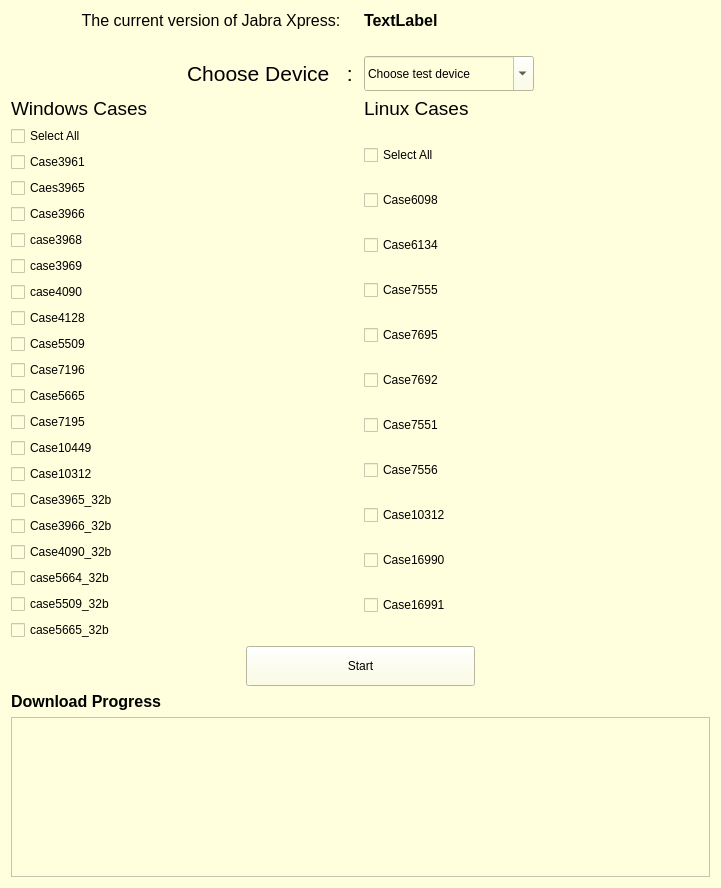
<?xml version="1.0" encoding="UTF-8"?>
<ui version="4.0">
 <class>JX_FW</class>
 <widget class="QWidget" name="JX_FW">
  <property name="geometry">
   <rect>
    <x>0</x>
    <y>0</y>
    <width>721</width>
    <height>888</height>
   </rect>
  </property>
  <property name="windowTitle">
   <string>Jabra Xpress Downlod tool</string>
  </property>
  <property name="styleSheet">
   <string notr="true">background-color: rgb(255, 255, 222);</string>
  </property>
  <layout class="QVBoxLayout" name="verticalLayout">
   <item>
    <layout class="QHBoxLayout" name="HLayout_first">
     <item>
      <widget class="QLabel" name="label_theCurrentVersion">
       <property name="font">
        <font>
         <pointsize>12</pointsize>
        </font>
       </property>
       <property name="text">
        <string>                The current version of Jabra Xpress:</string>
       </property>
      </widget>
     </item>
     <item>
      <widget class="QLabel" name="label_theCurrentVersionSet">
       <property name="font">
        <font>
         <pointsize>12</pointsize>
         <weight>75</weight>
         <bold>true</bold>
        </font>
       </property>
       <property name="text">
        <string>TextLabel</string>
       </property>
      </widget>
     </item>
    </layout>
   </item>
   <item>
    <layout class="QHBoxLayout" name="HLayout_second">
     <item>
      <widget class="QLabel" name="label_empty_1">
       <property name="text">
        <string/>
       </property>
      </widget>
     </item>
     <item>
      <widget class="QLabel" name="label_empty_2">
       <property name="text">
        <string/>
       </property>
      </widget>
     </item>
    </layout>
   </item>
   <item>
    <layout class="QHBoxLayout" name="HLayout_third" stretch="3,3,3,3">
     <item>
      <widget class="QLabel" name="label_empty_3">
       <property name="enabled">
        <bool>false</bool>
       </property>
       <property name="text">
        <string/>
       </property>
      </widget>
     </item>
     <item>
      <widget class="QLabel" name="label_chooseDevice">
       <property name="font">
        <font>
         <pointsize>16</pointsize>
        </font>
       </property>
       <property name="text">
        <string>Choose Device   :</string>
       </property>
       <property name="wordWrap">
        <bool>true</bool>
       </property>
      </widget>
     </item>
     <item>
      <widget class="QComboBox" name="combox_chooseDevice">
       <property name="minimumSize">
        <size>
         <width>0</width>
         <height>35</height>
        </size>
       </property>
       <property name="editable">
        <bool>true</bool>
       </property>
       <property name="currentText">
        <string>Choose test device</string>
       </property>
      </widget>
     </item>
     <item>
      <widget class="QLabel" name="label_empty_4">
       <property name="enabled">
        <bool>false</bool>
       </property>
       <property name="text">
        <string/>
       </property>
      </widget>
     </item>
    </layout>
   </item>
   <item>
    <layout class="QHBoxLayout" name="horizontalLayout_3">
     <item>
      <layout class="QHBoxLayout" name="horizontalLayout">
       <item>
        <widget class="QLabel" name="label_Windows">
         <property name="sizePolicy">
          <sizepolicy hsizetype="Fixed" vsizetype="Fixed">
           <horstretch>0</horstretch>
           <verstretch>0</verstretch>
          </sizepolicy>
         </property>
         <property name="font">
          <font>
           <pointsize>14</pointsize>
           <weight>50</weight>
           <bold>false</bold>
          </font>
         </property>
         <property name="toolTipDuration">
          <number>0</number>
         </property>
         <property name="text">
          <string>Windows Cases</string>
         </property>
        </widget>
       </item>
       <item>
        <widget class="QLabel" name="label_empty_5">
         <property name="sizePolicy">
          <sizepolicy hsizetype="Preferred" vsizetype="Fixed">
           <horstretch>0</horstretch>
           <verstretch>0</verstretch>
          </sizepolicy>
         </property>
         <property name="minimumSize">
          <size>
           <width>20</width>
           <height>10</height>
          </size>
         </property>
         <property name="text">
          <string/>
         </property>
        </widget>
       </item>
      </layout>
     </item>
     <item>
      <layout class="QHBoxLayout" name="horizontalLayout_2">
       <item>
        <widget class="QLabel" name="label_Linux">
         <property name="sizePolicy">
          <sizepolicy hsizetype="Fixed" vsizetype="Fixed">
           <horstretch>0</horstretch>
           <verstretch>0</verstretch>
          </sizepolicy>
         </property>
         <property name="font">
          <font>
           <pointsize>14</pointsize>
           <weight>50</weight>
           <bold>false</bold>
          </font>
         </property>
         <property name="toolTipDuration">
          <number>0</number>
         </property>
         <property name="text">
          <string>Linux Cases </string>
         </property>
        </widget>
       </item>
       <item>
        <widget class="QLabel" name="label_empty_6">
         <property name="sizePolicy">
          <sizepolicy hsizetype="Preferred" vsizetype="Fixed">
           <horstretch>0</horstretch>
           <verstretch>0</verstretch>
          </sizepolicy>
         </property>
         <property name="minimumSize">
          <size>
           <width>20</width>
           <height>10</height>
          </size>
         </property>
         <property name="text">
          <string/>
         </property>
        </widget>
       </item>
      </layout>
     </item>
    </layout>
   </item>
   <item>
    <layout class="QHBoxLayout" name="horizontalLayout_4">
     <item>
      <layout class="QVBoxLayout" name="VLayout_win">
       <item>
        <widget class="QCheckBox" name="checkBox_checkAll_win">
         <property name="text">
          <string>Select All</string>
         </property>
        </widget>
       </item>
       <item>
        <widget class="QCheckBox" name="checkBox_case3961">
         <property name="toolTip">
          <string>tesecase3961</string>
         </property>
         <property name="text">
          <string>Case3961</string>
         </property>
        </widget>
       </item>
       <item>
        <widget class="QCheckBox" name="checkBox_case3965">
         <property name="text">
          <string>Caes3965</string>
         </property>
        </widget>
       </item>
       <item>
        <widget class="QCheckBox" name="checkBox_case3966">
         <property name="text">
          <string>Case3966</string>
         </property>
        </widget>
       </item>
       <item>
        <widget class="QCheckBox" name="checkBox_case3968">
         <property name="text">
          <string>case3968</string>
         </property>
        </widget>
       </item>
       <item>
        <widget class="QCheckBox" name="checkBox_case3969">
         <property name="text">
          <string>case3969</string>
         </property>
        </widget>
       </item>
       <item>
        <widget class="QCheckBox" name="checkBox_case4090">
         <property name="text">
          <string>case4090</string>
         </property>
        </widget>
       </item>
       <item>
        <widget class="QCheckBox" name="checkBox_case4128">
         <property name="text">
          <string>Case4128</string>
         </property>
        </widget>
       </item>
       <item>
        <widget class="QCheckBox" name="checkBox_case5509">
         <property name="text">
          <string>Case5509</string>
         </property>
        </widget>
       </item>
       <item>
        <widget class="QCheckBox" name="checkBox_case7196">
         <property name="text">
          <string>Case7196</string>
         </property>
        </widget>
       </item>
       <item>
        <widget class="QCheckBox" name="checkBox_case5665">
         <property name="text">
          <string>Case5665</string>
         </property>
        </widget>
       </item>
       <item>
        <widget class="QCheckBox" name="checkBox_case7195">
         <property name="text">
          <string>Case7195</string>
         </property>
        </widget>
       </item>
       <item>
        <widget class="QCheckBox" name="checkBox_case10449">
         <property name="text">
          <string>Case10449</string>
         </property>
        </widget>
       </item>
       <item>
        <widget class="QCheckBox" name="checkBox_case10312">
         <property name="text">
          <string>Case10312</string>
         </property>
        </widget>
       </item>
       <item>
        <widget class="QCheckBox" name="checkBox_case3965_32b">
         <property name="text">
          <string>Case3965_32b</string>
         </property>
        </widget>
       </item>
       <item>
        <widget class="QCheckBox" name="checkBox_case3966_32b">
         <property name="text">
          <string>Case3966_32b</string>
         </property>
        </widget>
       </item>
       <item>
        <widget class="QCheckBox" name="checkBox_case4090_32b">
         <property name="text">
          <string>Case4090_32b</string>
         </property>
        </widget>
       </item>
       <item>
        <widget class="QCheckBox" name="checkBox_case5664_32b">
         <property name="text">
          <string>case5664_32b</string>
         </property>
        </widget>
       </item>
       <item>
        <widget class="QCheckBox" name="checkBox_case5509_32b">
         <property name="text">
          <string>case5509_32b</string>
         </property>
        </widget>
       </item>
       <item>
        <widget class="QCheckBox" name="checkBox_case5665_32b">
         <property name="text">
          <string>case5665_32b</string>
         </property>
        </widget>
       </item>
      </layout>
     </item>
     <item>
      <layout class="QVBoxLayout" name="VLayout_linux">
       <item>
        <widget class="QCheckBox" name="checkbox_selectAll_linux">
         <property name="text">
          <string>Select All</string>
         </property>
        </widget>
       </item>
       <item>
        <widget class="QCheckBox" name="checkBox_case6098">
         <property name="text">
          <string>Case6098</string>
         </property>
        </widget>
       </item>
       <item>
        <widget class="QCheckBox" name="checkBox_case6134">
         <property name="text">
          <string>Case6134</string>
         </property>
        </widget>
       </item>
       <item>
        <widget class="QCheckBox" name="checkBox_case7555">
         <property name="text">
          <string>Case7555</string>
         </property>
        </widget>
       </item>
       <item>
        <widget class="QCheckBox" name="checkBox_case7695">
         <property name="text">
          <string>Case7695</string>
         </property>
        </widget>
       </item>
       <item>
        <widget class="QCheckBox" name="checkBox_case7692">
         <property name="text">
          <string>Case7692</string>
         </property>
        </widget>
       </item>
       <item>
        <widget class="QCheckBox" name="checkBox_case7551">
         <property name="text">
          <string>Case7551</string>
         </property>
        </widget>
       </item>
       <item>
        <widget class="QCheckBox" name="checkBox_case7556">
         <property name="text">
          <string>Case7556</string>
         </property>
        </widget>
       </item>
       <item>
        <widget class="QCheckBox" name="checkBox_case10312_2">
         <property name="text">
          <string>Case10312</string>
         </property>
        </widget>
       </item>
       <item>
        <widget class="QCheckBox" name="checkBox_case16990">
         <property name="text">
          <string>Case16990</string>
         </property>
        </widget>
       </item>
       <item>
        <widget class="QCheckBox" name="checkBox_case16991">
         <property name="text">
          <string>Case16991</string>
         </property>
        </widget>
       </item>
      </layout>
     </item>
    </layout>
   </item>
   <item>
    <layout class="QHBoxLayout" name="HLayout_sixth">
     <item>
      <widget class="QLabel" name="label_8">
       <property name="text">
        <string/>
       </property>
      </widget>
     </item>
     <item>
      <widget class="QPushButton" name="button_start">
       <property name="minimumSize">
        <size>
         <width>10</width>
         <height>40</height>
        </size>
       </property>
       <property name="text">
        <string>Start</string>
       </property>
      </widget>
     </item>
     <item>
      <widget class="QLabel" name="label_9">
       <property name="text">
        <string/>
       </property>
      </widget>
     </item>
    </layout>
   </item>
   <item>
    <layout class="QVBoxLayout" name="HLayout_seventh">
     <item>
      <widget class="QLabel" name="label">
       <property name="font">
        <font>
         <pointsize>12</pointsize>
         <weight>75</weight>
         <bold>true</bold>
        </font>
       </property>
       <property name="text">
        <string>Download Progress</string>
       </property>
      </widget>
     </item>
     <item>
      <widget class="QTextEdit" name="textbox_progress"/>
     </item>
    </layout>
   </item>
  </layout>
  <action name="actionCheckall">
   <property name="text">
    <string>Checkall</string>
   </property>
  </action>
 </widget>
 <resources/>
 <connections>
  <connection>
   <sender>checkBox_checkAll_win</sender>
   <signal>clicked()</signal>
   <receiver>checkBox_case3961</receiver>
   <slot>click()</slot>
   <hints>
    <hint type="sourcelabel">
     <x>155</x>
     <y>169</y>
    </hint>
    <hint type="destinationlabel">
     <x>155</x>
     <y>199</y>
    </hint>
   </hints>
  </connection>
 </connections>
</ui>
